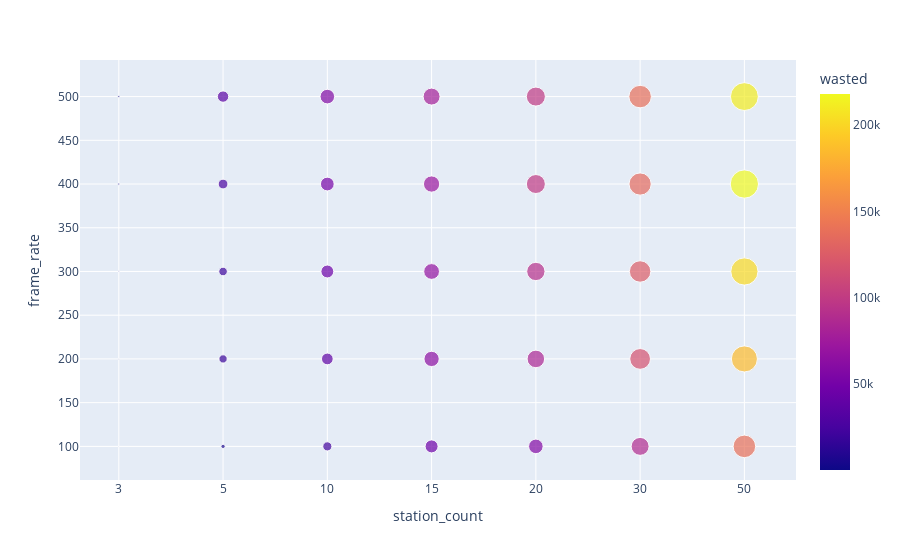

Notebook cell for this chart:
### Code cell
fig = px.scatter(df_count_rate, x="station_count", y="frame_rate", color="wasted", size="wasted")
fig.show()

### Figure 1 — Plotly figure (JSON) as saved in the notebook; plotly's stock layout.template omitted (floating-point values rounded to 4 significant figures)
{"data": [{"hovertemplate": "station_count=%{x}<br>frame_rate=%{y}<br>wasted=%{marker.color}<extra></extra>", "legendgroup": "", "marker": {"color": [89.02, 222.5, 408.6, 1310.0, 1219.0, 5108.0, 18730.0, 20110.0, 26105, 35185, 22740.0, 37410.0, 45310.0, 51450.0, 57990.0, 46010.0, 63650.0, 67660.0, 71970.0, 78650.0, 57710.0, 84040.0, 91540.0, 98291, 98880.0, 87940.0, 117300.0, 125300.0, 134600.0, 138100.0, 139000.0, 185500.0, 201900.0, 218000.0, 211900.0], "coloraxis": "coloraxis", "size": [89.02, 222.5, 408.6, 1310.0, 1219.0, 5108.0, 18730.0, 20110.0, 26105, 35185, 22740.0, 37410.0, 45310.0, 51450.0, 57990.0, 46010.0, 63650.0, 67660.0, 71970.0, 78650.0, 57710.0, 84040.0, 91540.0, 98291, 98880.0, 87940.0, 117300.0, 125300.0, 134600.0, 138100.0, 139000.0, 185500.0, 201900.0, 218000.0, 211900.0], "sizemode": "area", "sizeref": 545.0, "symbol": "circle"}, "mode": "markers", "name": "", "orientation": "v", "showlegend": false, "type": "scatter", "x": ["3", "3", "3", "3", "3", "5", "5", "5", "5", "5", "10", "10", "10", "10", "10", "15", "15", "15", "15", "15", "20", "20", "20", "20", "20", "30", "30", "30", "30", "30", "50", "50", "50", "50", "50"], "xaxis": "x", "y": [100, 200, 300, 400, 500, 100, 200, 300, 400, 500, 100, 200, 300, 400, 500, 100, 200, 300, 400, 500, 100, 200, 300, 400, 500, 100, 200, 300, 400, 500, 100, 200, 300, 400, 500], "yaxis": "y"}], "layout": {"coloraxis": {"colorbar": {"title": {"text": "wasted"}}, "colorscale": [[0, "#0d0887"], [0.1111, "#46039f"], [0.2222, "#7201a8"], [0.3333, "#9c179e"], [0.4444, "#bd3786"], [0.5556, "#d8576b"], [0.6667, "#ed7953"], [0.7778, "#fb9f3a"], [0.8889, "#fdca26"], [1, "#f0f921"]]}, "legend": {"itemsizing": "constant", "tracegroupgap": 0}, "margin": {"t": 60}, "xaxis": {"anchor": "y", "domain": [0, 1], "title": {"text": "station_count"}}, "yaxis": {"anchor": "x", "domain": [0, 1], "title": {"text": "frame_rate"}}}}
